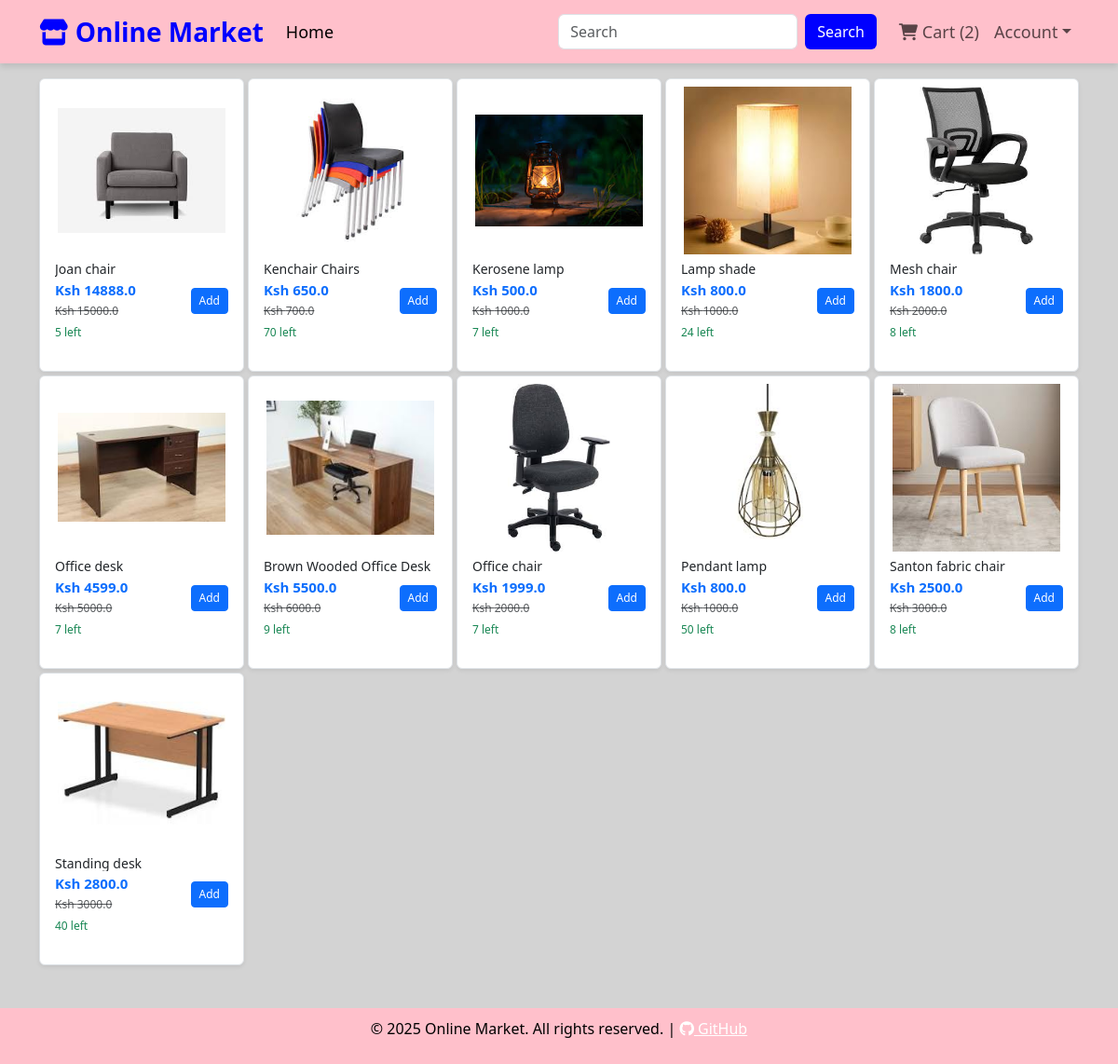
/search_random/home_office, run on the app's committed database.
### app/models.py (models this page shows, shortened)
class Product(db.Model):
    id = db.Column(db.Integer, primary_key=True)
    product_name = db.Column(db.String(100), nullable=False)
    current_price = db.Column(db.Float, nullable=False)
    previous_price = db.Column(db.Float, nullable=False)
    in_stock = db.Column(db.Integer, nullable=False)
    product_picture = db.Column(db.String(1000), nullable=False)
    flash_sale = db.Column(db.Boolean, default=False)
    date_added = db.Column(db.DateTime, default=datetime.utcnow)
    carts = db.relationship('Cart', backref=db.backref('product', lazy=True))
    orders = db.relationship('Order', backref=db.backref('product', lazy=True))

### app/views.py (the view)
@views.route('/search_random/<category>')
def search_random(category):
    if category not in CATEGORIES:
        return jsonify({"error": "Invalid category"})
    category_items = CATEGORIES[category]
    items = Product.query.filter(
        or_(*[Product.product_name.ilike(f"%{item}%") for item in category_items])
    ).all()
    for item in items:
        item.product_picture = url_for('views.media', filename=item.product_picture)
        print("Product:", item.product_name, "Image Path:", item.product_picture)  # Debugging
    return render_template('search.html', items=items, category_items=category_items, category=category,
                           cart=Cart.query.filter_by(customer_link=current_user.id).all() if current_user.is_authenticated else [])

### app/templates/search.html (shortened to what this page needs)
{% extends 'base.html' %}
{% block body %}
{% if items | length < 1 %}
<h3 class="text-center text-white">No Items Match Your Search Query</h3>
{% else %}
<div class="container text-center py-3">
    <div class="row row-cols-2 row-cols-sm-3 row-cols-md-4 row-cols-lg-5 g-1" id="productGrid">
        {% for item in items %}
        <div class="col">
            <div class="card h-100 shadow-sm border rounded-2 p-2 d-flex flex-column align-items-center" style="max-width: 220px;">
                <div class="d-flex justify-content-center align-items-center" style="height: 180px; width: 180px;">
                    <img src="{{ item.product_picture }}"
                         class="img-fluid"
                         alt="{{ item.product_name }}"
                         style="max-height: 100%; max-width: 100%; object-fit: contain;">
                </div>
                <div class="card-body p-2 text-start w-100 d-flex flex-column flex-grow-1">
                    <h6 class="text-dark text-truncate mb-1" style="font-size: 14px;">{{ item.product_name }}</h6>
                    <div class="mt-auto d-flex justify-content-between align-items-center">
                        <div>
                            <h6 class="fw-bold text-primary mb-0" style="font-size: 15px;">Ksh {{ item.current_price }}</h6>
                            <strike class="text-muted" style="font-size: 12px;">Ksh {{ item.previous_price }}</strike>
                        </div>
                        <a href="{{ url_for('views.add_to_cart', item_id=item.id) }}"
                           class="btn btn-sm btn-primary py-1 px-2" style="font-size: 12px;">Add</a>
                    </div>
                    <p class="text-success small mt-1" style="font-size: 12px;">{{ item.in_stock }} left</p>
                </div>
            </div>
        </div>
        {% endfor %}
    </div>
</div>
{% endif %}
{% endblock %}

### app/templates/base.html (style rules this page uses)
body { background-color: lightgray; }

### data on the page
Product: product_picture (picture), product_name "Joan chair", current_price "14888.0", previous_price "15000.0", in_stock "5"
Product: product_picture (picture), product_name "Kenchair Chairs", current_price "650.0", previous_price "700.0", in_stock "70"
Product: product_picture (picture), product_name "Kerosene lamp", current_price "500.0", previous_price "1000.0", in_stock "7"
Product: product_picture (picture), product_name "Lamp shade", current_price "800.0", previous_price "1000.0", in_stock "24"
Product: product_picture (picture), product_name "Mesh chair", current_price "1800.0", previous_price "2000.0", in_stock "8"
Product: product_picture (picture), product_name "Office desk", current_price "4599.0", previous_price "5000.0", in_stock "7"
Product: product_picture (picture), product_name "Brown Wooded Office Desk", current_price "5500.0", previous_price "6000.0", in_stock "9"
Product: product_picture (picture), product_name "Office chair", current_price "1999.0", previous_price "2000.0", in_stock "7"
Product: product_picture (picture), product_name "Pendant lamp", current_price "800.0", previous_price "1000.0", in_stock "50"
Product: product_picture (picture), product_name "Santon fabric chair", current_price "2500.0", previous_price "3000.0", in_stock "8"
Product: product_picture (picture), product_name "Standing desk", current_price "2800.0", previous_price "3000.0", in_stock "40"
